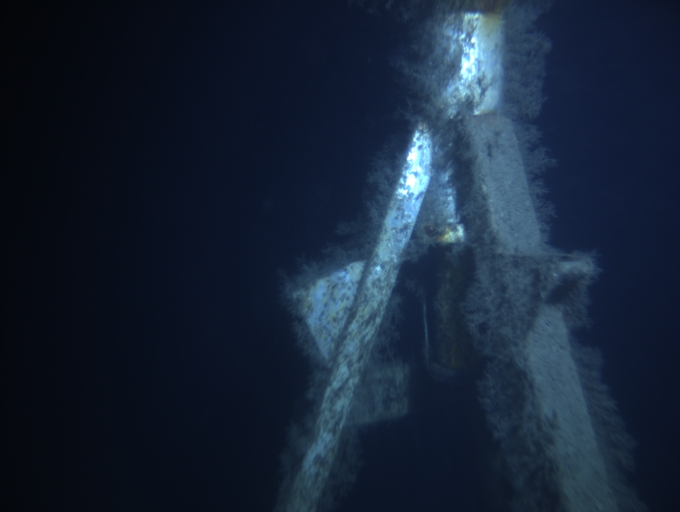
#> input picture notebooks/disparity/tokt1_L_181.jpg, 1360 x 1024 px (shown at 1/2 size)
$ jupyter execute --allow-errors 'How to make disparity map.ipynb'   (older library calls are emulated)
#> lines starting #> are read from the running program, lines starting #| are printed output that depends on the picture
Load in the image Pair

[cell 1]
import cv2
import numpy as np

# The filnames
dirPathLeft = "tokt1_L_181.jpg"
dirPathRight = "tokt1_R_181.jpg"

# load the image
imgsLeft = cv2.imread(dirPathLeft)
#> imgsLeft is the input picture: shape (1024, 1360, 3); mean B, G, R 55.3, 36.4, 23.1
imgsRight = cv2.imread(dirPathRight)
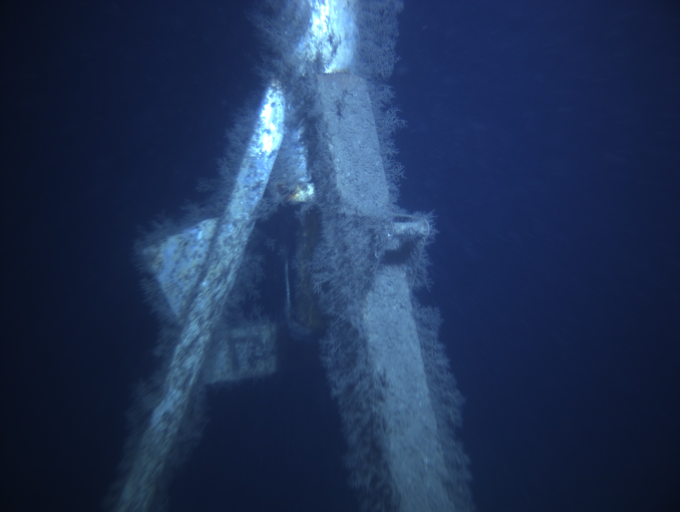
#> input picture notebooks/disparity/tokt1_R_181.jpg, 1360 x 1024 px (shown at 1/2 size)
#> imgsRight is the input picture: shape (1024, 1360, 3); mean B, G, R 85.8, 50.4, 31.9


cv2.imshow("imageLeft" , imgsLeft)
cv2.imshow("imageRight" , imgsRight)
cv2.waitKey(0)

### Run the DisparityImage class process

1 - Load Camera parameters

2 - undistort image pair

3 - make image pair gray scale

4 - block matching

5 - remmove error margin (from challenging claibration parameters)

###  Load the camera parameters

[cell 2]
#def loadCameraParameters(self):
# left
fxL = 2222.72426
fyL = 2190.48031

k1L = 0.27724
k2L = 0.28163
k3L = -0.06867
k4L = 0.00358
k5L = 0.00000

cxL = 681.42537
cyL = -22.08306

skewL = 0

p1L = 0
p2L = 0
p3L = 0
p4L = 0

# right
fxR = 2226.10095
fyR = 2195.17250

k1R = 0.29407
k2R = 0.29892
k3R = 0 - 0.08315
k4R = -0.01218
k5R = 0.00000

cxR = 637.64260
cyR = -33.60849

skewR = 0

p1R = 0
p2R = 0
p3R = 0
p4R = 0

# x0 and y0 is zero
x0 = 0
y0 = 0

intrinsic_matrixL = np.matrix([[fxL, skewL, x0], [0, fyL, y0], [0, 0, 1]])
intrinsic_matrixR = np.matrix([[fxR, skewR, x0], [0, fyR, y0], [0, 0, 1]])

distCoeffL = np.matrix([k1L, k2L, p1L, p2L, k3L])
distCoeffR = np.matrix([k1R, k2R, p1R, p2R, k3R])

# Parameters

base_offset = 30.5 # b:= base offset, (the distance *between* your cameras)
# f:= focal length of camera,
fx = 2222
focal_length = (fx * 35) / 1360  # 1360 is the width of the image, 35 is width of old camera film in mm (10^-3 m)

[cell 3]
def getDisparity(imgLeft, imgRight, method="BM"):
    # 1 make the images grayscale
    gray_left = cv2.cvtColor(imgLeft, cv2.cv.CV_BGR2GRAY)
    gray_right = cv2.cvtColor(imgRight, cv2.cv.CV_BGR2GRAY)

    # 2 preform "BM" --> "Block Matching"
    c, r = gray_left.shape
    if method == "BM":

        sbm = cv2.cv.CreateStereoBMState()
        disparity = cv2.cv.CreateMat(c, r, cv2.cv.CV_32F)
        sbm.SADWindowSize = 9
        sbm.preFilterType = 1
        sbm.preFilterSize = 5
        sbm.preFilterCap = 61
        sbm.minDisparity = -39
        sbm.numberOfDisparities = 112
        sbm.textureThreshold = 507
        sbm.uniquenessRatio = 0
        sbm.speckleRange = 8
        sbm.speckleWindowSize = 0


        gray_left = cv2.cv.fromarray(gray_left)
        gray_right = cv2.cv.fromarray(gray_right)

        cv2.cv.FindStereoCorrespondenceBM(gray_left, gray_right, disparity, sbm)
        disparity_visual = cv2.cv.CreateMat(c, r, cv2.cv.CV_8U)
        cv2.cv.Normalize(disparity, disparity_visual, 0, 255, cv2.cv.CV_MINMAX)

        disparity_visual = np.array(disparity_visual)

    elif method == "SGBM":
        sbm = cv2.StereoSGBM()
        sbm.SADWindowSize = 9
        sbm.numberOfDisparities = 96
        sbm.preFilterCap = 63
        sbm.minDisparity = -21
        sbm.uniquenessRatio = 7
        sbm.speckleWindowSize = 0
        sbm.speckleRange = 8
        sbm.disp12MaxDiff = 1
        sbm.fullDP = False

        disparity = sbm.compute(gray_left, gray_right)
        disparity_visual = cv2.normalize(disparity, alpha=0, beta=255, norm_type=cv2.cv.CV_MINMAX,
                                         dtype=cv2.cv.CV_8U)

    return disparity_visual

[cell 4]
def disparityCalc():
    # 1 undistort the image pair
    undistorted_image_L = cv2.undistort(imgsLeft, intrinsic_matrixL, distCoeffL, None)
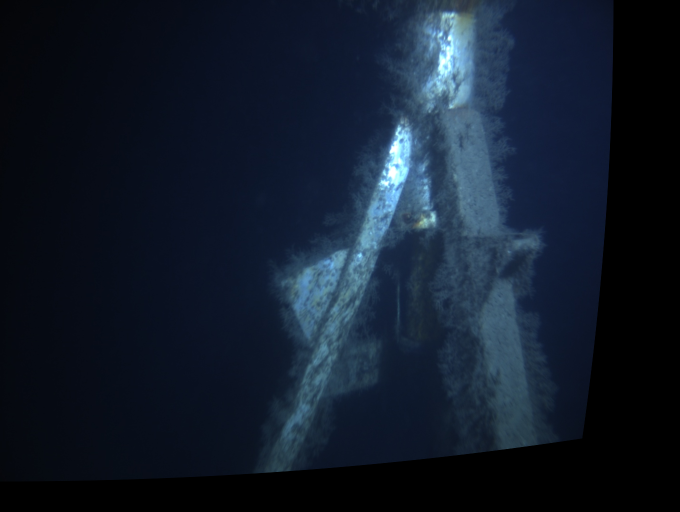
#> undistorted_image_L: shape (1024, 1360, 3) (shown at 1/2 size); mean B, G, R 43.2, 28.3, 18
    undistorted_image_R = cv2.undistort(imgsRight, intrinsic_matrixR, distCoeffR, None)
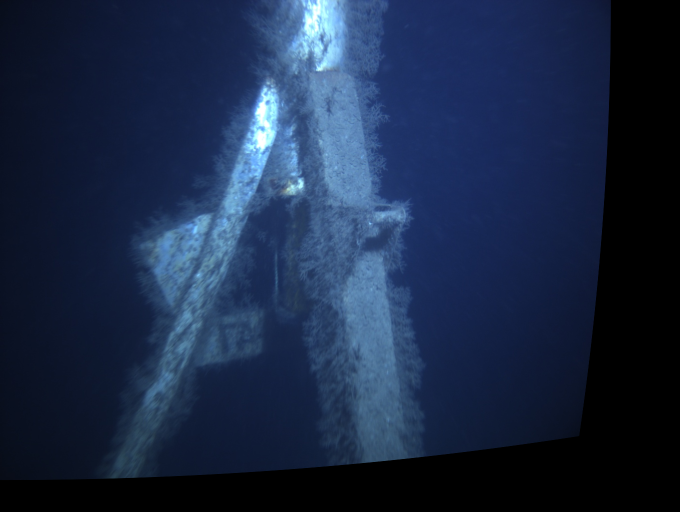
#> undistorted_image_R: shape (1024, 1360, 3) (shown at 1/2 size); mean B, G, R 69.5, 41.1, 26.1

    # 2 --> calculate disparity images
    disparity_visual = getDisparity(imgLeft=undistorted_image_L, imgRight=undistorted_image_R, method="BM")
#> in getDisparity, `gray_left = cv2.cvtColor(imgLeft, cv2.cv.CV_BGR2GRAY)`:
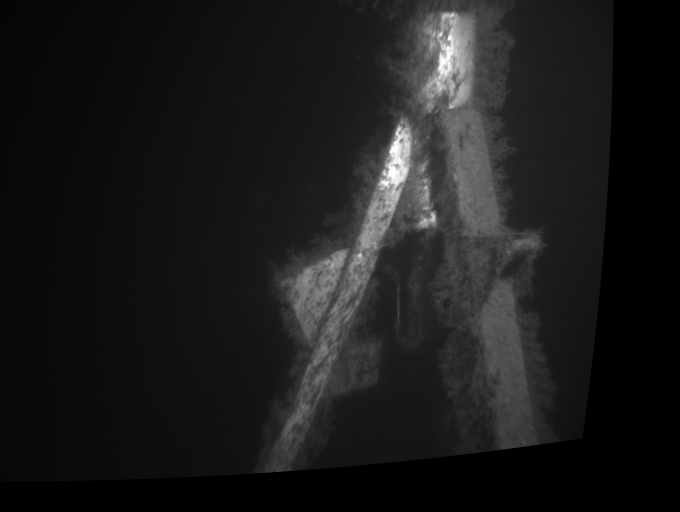
#> gray_left: shape (1024, 1360) (shown at 1/2 size); min 0, max 255, mean 27
#> in getDisparity, `gray_right = cv2.cvtColor(imgRight, cv2.cv.CV_BGR2GRAY)`:
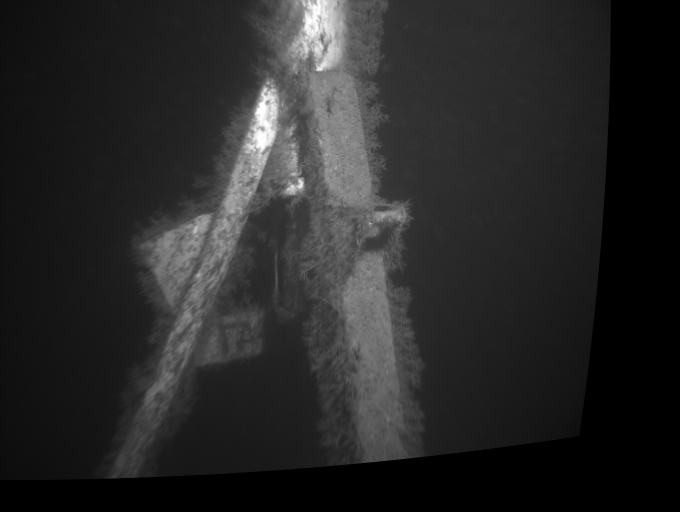
#> gray_right: shape (1024, 1360) (shown at 1/2 size); min 0, max 255, mean 39.8
    disparity_visual = disparity_visual.astype(np.uint8)
    return disparity_visual
